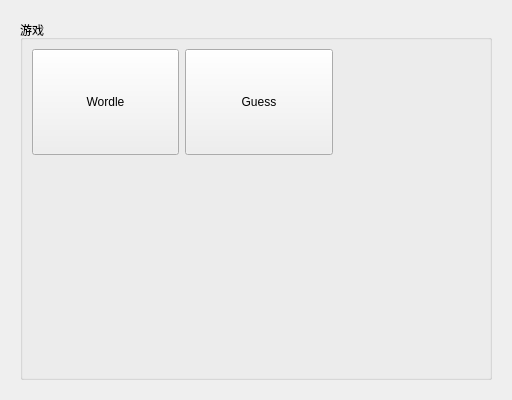
<?xml version="1.0" encoding="UTF-8"?>
<ui version="4.0">
 <class>GameWidget</class>
 <widget class="QWidget" name="GameWidget">
  <property name="geometry">
   <rect>
    <x>0</x>
    <y>0</y>
    <width>512</width>
    <height>400</height>
   </rect>
  </property>
  <property name="windowTitle">
   <string>Form</string>
  </property>
  <layout class="QGridLayout" name="gridLayout">
   <item row="0" column="0">
    <widget class="QStackedWidget" name="stackedWidget">
     <property name="currentIndex">
      <number>0</number>
     </property>
     <widget class="QWidget" name="gridLayout_5">
      <layout class="QGridLayout" name="gridLayout_4">
       <item row="0" column="0">
        <widget class="QGroupBox" name="groupBox">
         <property name="title">
          <string>游戏</string>
         </property>
         <layout class="QGridLayout" name="gridLayout_3">
          <item row="0" column="0">
           <layout class="QGridLayout" name="gameLayout">
            <item row="1" column="1">
             <spacer name="verticalSpacer">
              <property name="orientation">
               <enum>Qt::Orientation::Vertical</enum>
              </property>
              <property name="sizeType">
               <enum>QSizePolicy::Policy::Expanding</enum>
              </property>
              <property name="sizeHint" stdset="0">
               <size>
                <width>20</width>
                <height>40</height>
               </size>
              </property>
             </spacer>
            </item>
            <item row="0" column="2">
             <spacer name="horizontalSpacer">
              <property name="orientation">
               <enum>Qt::Orientation::Horizontal</enum>
              </property>
              <property name="sizeType">
               <enum>QSizePolicy::Policy::Expanding</enum>
              </property>
              <property name="sizeHint" stdset="0">
               <size>
                <width>40</width>
                <height>20</height>
               </size>
              </property>
             </spacer>
            </item>
            <item row="0" column="0">
             <widget class="QToolButton" name="wordleButton">
              <property name="sizePolicy">
               <sizepolicy hsizetype="Expanding" vsizetype="Expanding">
                <horstretch>0</horstretch>
                <verstretch>0</verstretch>
               </sizepolicy>
              </property>
              <property name="text">
               <string>Wordle</string>
              </property>
             </widget>
            </item>
            <item row="1" column="2">
             <spacer name="verticalSpacer_2">
              <property name="orientation">
               <enum>Qt::Orientation::Vertical</enum>
              </property>
              <property name="sizeType">
               <enum>QSizePolicy::Policy::Expanding</enum>
              </property>
              <property name="sizeHint" stdset="0">
               <size>
                <width>20</width>
                <height>40</height>
               </size>
              </property>
             </spacer>
            </item>
            <item row="0" column="1">
             <widget class="QToolButton" name="guessButton">
              <property name="sizePolicy">
               <sizepolicy hsizetype="Expanding" vsizetype="Expanding">
                <horstretch>0</horstretch>
                <verstretch>0</verstretch>
               </sizepolicy>
              </property>
              <property name="text">
               <string>Guess</string>
              </property>
             </widget>
            </item>
            <item row="1" column="0">
             <spacer name="verticalSpacer_3">
              <property name="orientation">
               <enum>Qt::Orientation::Vertical</enum>
              </property>
              <property name="sizeType">
               <enum>QSizePolicy::Policy::Expanding</enum>
              </property>
              <property name="sizeHint" stdset="0">
               <size>
                <width>20</width>
                <height>40</height>
               </size>
              </property>
             </spacer>
            </item>
            <item row="2" column="0">
             <spacer name="verticalSpacer_4">
              <property name="orientation">
               <enum>Qt::Orientation::Vertical</enum>
              </property>
              <property name="sizeHint" stdset="0">
               <size>
                <width>20</width>
                <height>40</height>
               </size>
              </property>
             </spacer>
            </item>
            <item row="2" column="1">
             <spacer name="verticalSpacer_5">
              <property name="orientation">
               <enum>Qt::Orientation::Vertical</enum>
              </property>
              <property name="sizeHint" stdset="0">
               <size>
                <width>20</width>
                <height>40</height>
               </size>
              </property>
             </spacer>
            </item>
            <item row="2" column="2">
             <spacer name="verticalSpacer_6">
              <property name="orientation">
               <enum>Qt::Orientation::Vertical</enum>
              </property>
              <property name="sizeHint" stdset="0">
               <size>
                <width>20</width>
                <height>40</height>
               </size>
              </property>
             </spacer>
            </item>
           </layout>
          </item>
         </layout>
        </widget>
       </item>
      </layout>
     </widget>
    </widget>
   </item>
  </layout>
 </widget>
 <resources/>
 <connections/>
</ui>
